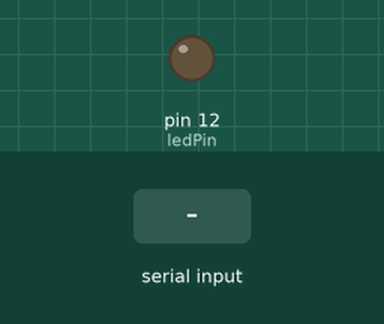
Simulated run of this sketch. Board: Arduino Uno, built with avr-gcc and run on an emulated ATmega328P. Parts: output pins drawn as LEDs (lit = HIGH). The test bench sets the inputs (shaded band).

Above: at 1.2 s.
1.3 s: "101\n" received over Serial
At 2.4 s:
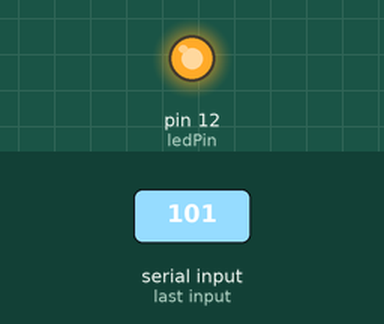
2.8 s: "102\n" received over Serial
At 3.5 s:
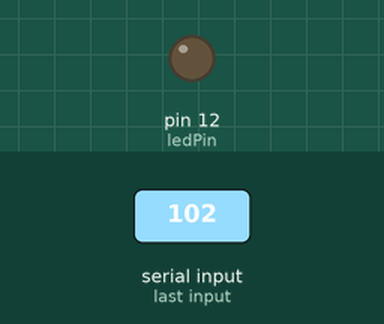
Timing chart, 0 to 5.8 s (numbered marks = the images above; inputs shaded):
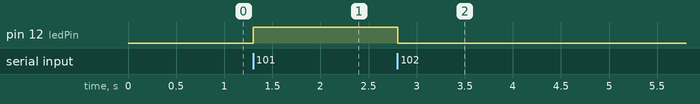

The sketch:

101on_102off.ino
```cpp
int ledPin = 12;

void setup() {
  // put your setup code here, to run once:
  pinMode(ledPin,OUTPUT);
  Serial.begin(9600);
}

void loop() {
  // put your main code here, to run repeatedly:
  if(Serial.available() > 0){
    int value = Serial.parseInt();
    if(value == 101){
      digitalWrite(ledPin,1);
    }else if(value == 102){
      digitalWrite(ledPin,0);
    }
  }
}
```

Measured:
- after the input at 1.3 s, pin 12 (ledPin): LOW → HIGH at once
- after the input at 2.8 s, pin 12 (ledPin): HIGH → LOW at once
